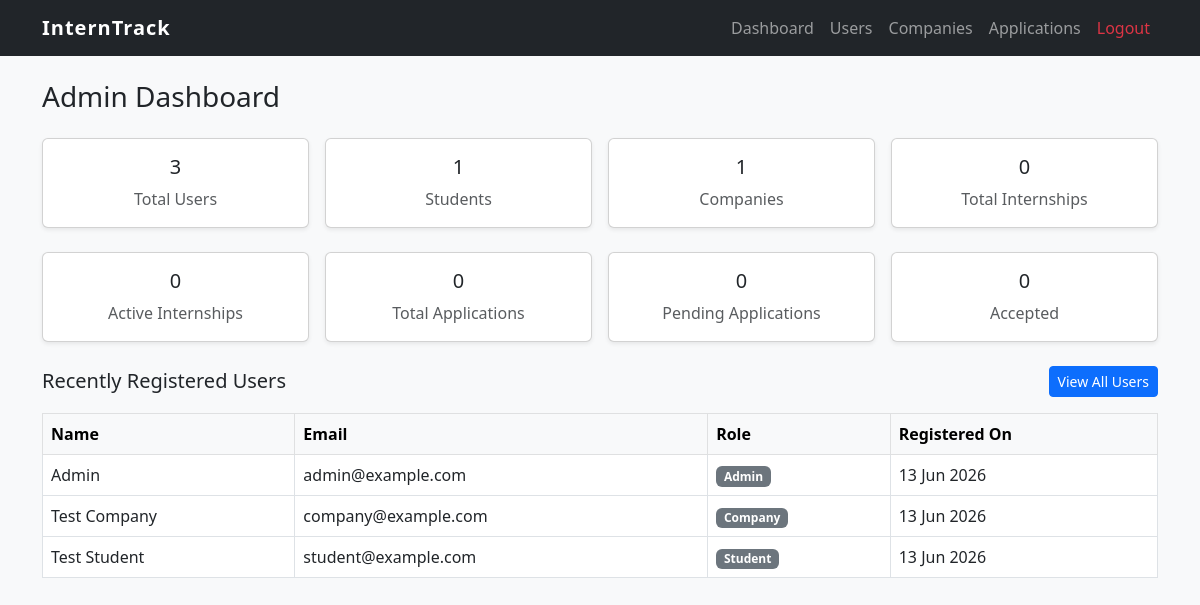
Page /admin/dashboard.php (signed in) on the committed database.
### tables this page shows
CREATE TABLE users (
    id INT AUTO_INCREMENT PRIMARY KEY,
    name VARCHAR(100) NOT NULL,
    email VARCHAR(100) NOT NULL UNIQUE,
    password VARCHAR(255) NOT NULL,
    role ENUM('student', 'company', 'admin') NOT NULL,
    phone VARCHAR(20) DEFAULT NULL,
    bio TEXT DEFAULT NULL,
    description TEXT DEFAULT NULL,
    website VARCHAR(150) DEFAULT NULL,
    resume VARCHAR(255) DEFAULT NULL,
    created_at TIMESTAMP DEFAULT CURRENT_TIMESTAMP
);

### admin/dashboard.php (the view, shortened to what this page needs)
<?php
include '../config/db_connect.php';
include '../includes/header.php';
include '../includes/navbar.php';
$users = mysqli_fetch_assoc(mysqli_query($conn, "SELECT
    COUNT(*) AS total,
    SUM(role = 'student') AS students,
    SUM(role = 'company') AS companies,
    SUM(role = 'admin') AS admins
    FROM users"));
$jobs = mysqli_fetch_assoc(mysqli_query($conn, "SELECT
    COUNT(*) AS total,
    SUM(status = 'active') AS active,
    SUM(status = 'closed') AS closed
    FROM jobs"));
$apps = mysqli_fetch_assoc(mysqli_query($conn, "SELECT
    COUNT(*) AS total,
    SUM(status = 'pending') AS pending,
    SUM(status = 'accepted') AS accepted,
    SUM(status = 'rejected') AS rejected
    FROM applications"));
$recent_users = mysqli_query($conn, "SELECT name, email, role, created_at FROM users ORDER BY created_at DESC LIMIT 5");
?>
<div class="container mt-4">
    <h3 class="mb-4">Admin Dashboard</h3>
    <div class="row g-3 mb-4">
        <div class="col-6 col-md-3">
            <div class="card text-center shadow-sm">
                <div class="card-body">
                    <h5 class="card-title"><?= (int)$users['total'] ?></h5>
                    <p class="card-text text-muted mb-0">Total Users</p>
                </div>
            </div>
        </div>
        <div class="col-6 col-md-3">
            <div class="card text-center shadow-sm">
                <div class="card-body">
                    <h5 class="card-title"><?= (int)$users['students'] ?></h5>
                    <p class="card-text text-muted mb-0">Students</p>
                </div>
            </div>
        </div>
        <div class="col-6 col-md-3">
            <div class="card text-center shadow-sm">
                <div class="card-body">
                    <h5 class="card-title"><?= (int)$users['companies'] ?></h5>
                    <p class="card-text text-muted mb-0">Companies</p>
                </div>
            </div>
        </div>
        <div class="col-6 col-md-3">
            <div class="card text-center shadow-sm">
                <div class="card-body">
                    <h5 class="card-title"><?= (int)$jobs['total'] ?></h5>
                    <p class="card-text text-muted mb-0">Total Internships</p>
                </div>
            </div>
        </div>
    </div>
    <div class="row g-3 mb-4">
        <div class="col-6 col-md-3">
            <div class="card text-center shadow-sm">
                <div class="card-body">
                    <h5 class="card-title"><?= (int)$jobs['active'] ?></h5>
                    <p class="card-text text-muted mb-0">Active Internships</p>
                </div>
            </div>
        </div>
        <div class="col-6 col-md-3">
            <div class="card text-center shadow-sm">
                <div class="card-body">
                    <h5 class="card-title"><?= (int)$apps['total'] ?></h5>
                    <p class="card-text text-muted mb-0">Total Applications</p>
                </div>
            </div>
        </div>
        <div class="col-6 col-md-3">
            <div class="card text-center shadow-sm">
                <div class="card-body">
                    <h5 class="card-title"><?= (int)$apps['pending'] ?></h5>
                    <p class="card-text text-muted mb-0">Pending Applications</p>
                </div>
            </div>
        </div>
        <div class="col-6 col-md-3">
            <div class="card text-center shadow-sm">
                <div class="card-body">
                    <h5 class="card-title"><?= (int)$apps['accepted'] ?></h5>
                    <p class="card-text text-muted mb-0">Accepted</p>
                </div>
            </div>
        </div>
    </div>
    <div class="d-flex justify-content-between align-items-center mb-3">
        <h5 class="mb-0">Recently Registered Users</h5>
        <a href="view_users.php" class="btn btn-primary btn-sm">View All Users</a>
    </div>
    <div class="table-responsive">
        <table class="table table-bordered align-middle">
            <thead class="table-light">
                <tr>
                    <th>Name</th>
                    <th>Email</th>
                    <th>Role</th>
                    <th>Registered On</th>
                </tr>
            </thead>
            <tbody>
                <?php while ($u = mysqli_fetch_assoc($recent_users)): ?>
                    <tr>
                        <td><?= htmlspecialchars($u['name']) ?></td>
                        <td><?= htmlspecialchars($u['email']) ?></td>
                        <td><span class="badge bg-secondary"><?= htmlspecialchars(ucfirst($u['role'])) ?></span></td>
                        <td><?= htmlspecialchars(date('d M Y', strtotime($u['created_at']))) ?></td>
                    </tr>
                <?php endwhile; ?>
            </tbody>
        </table>
    </div>
</div>
<?php include '../includes/footer.php'; ?>

### includes/header.php (shortened to what this page needs)
<!DOCTYPE html>
<html lang="en">
<head>
    <link href="https://cdn.jsdelivr.net/npm/bootstrap@5.3.0/dist/css/bootstrap.min.css" rel="stylesheet">
    <link href="/internship_tracker/assets/css/style.css" rel="stylesheet">
</head>
<body>

### includes/navbar.php (shortened to what this page needs)
<nav class="navbar navbar-expand-lg navbar-dark bg-dark">
  <div class="container">
    <a class="navbar-brand" href="/internship_tracker/">InternTrack</a>
    <div class="collapse navbar-collapse" id="navMenu">
      <ul class="navbar-nav ms-auto">
        <?php if (!isset($_SESSION['role'])): ?>
          <li class="nav-item"><a class="nav-link" href="/internship_tracker/auth/login.php">Login</a></li>
          <li class="nav-item"><a class="nav-link" href="/internship_tracker/auth/register.php">Register</a></li>
        <?php elseif ($_SESSION['role'] === 'admin'): ?>
          <li class="nav-item"><a class="nav-link" href="/internship_tracker/admin/dashboard.php">Dashboard</a></li>
          <li class="nav-item"><a class="nav-link" href="/internship_tracker/admin/view_users.php">Users</a></li>
          <li class="nav-item"><a class="nav-link" href="/internship_tracker/admin/manage_companies.php">Companies</a></li>
          <li class="nav-item"><a class="nav-link" href="/internship_tracker/admin/view_applicants.php">Applications</a></li>
        <?php endif; ?>
        <?php if (isset($_SESSION['role'])): ?>
          <li class="nav-item"><a class="nav-link text-danger" href="/internship_tracker/auth/logout.php">Logout</a></li>
        <?php endif; ?>
      </ul>
    </div>
  </div>
</nav>

### includes/footer.php (shortened to what this page needs)
</body>
</html>

### assets/css/style.css (style rules this page uses)
body { background-color: #f8f9fa; }
.navbar-brand { font-weight: bold; letter-spacing: 1px; }

### rows in the picture
users: name "Admin", email "admin@example.com", role "Admin", created_at "13 Jun 2026"
users: name "Test Company", email "company@example.com", role "Company", created_at "13 Jun 2026"
users: name "Test Student", email "student@example.com", role "Student", created_at "13 Jun 2026"

### other values in the picture
$users['total'] "3"
$users['students'] "1"
$users['companies'] "1"
$jobs['total'] "0"
$jobs['active'] "0"
$apps['total'] "0"
$apps['pending'] "0"
$apps['accepted'] "0"
